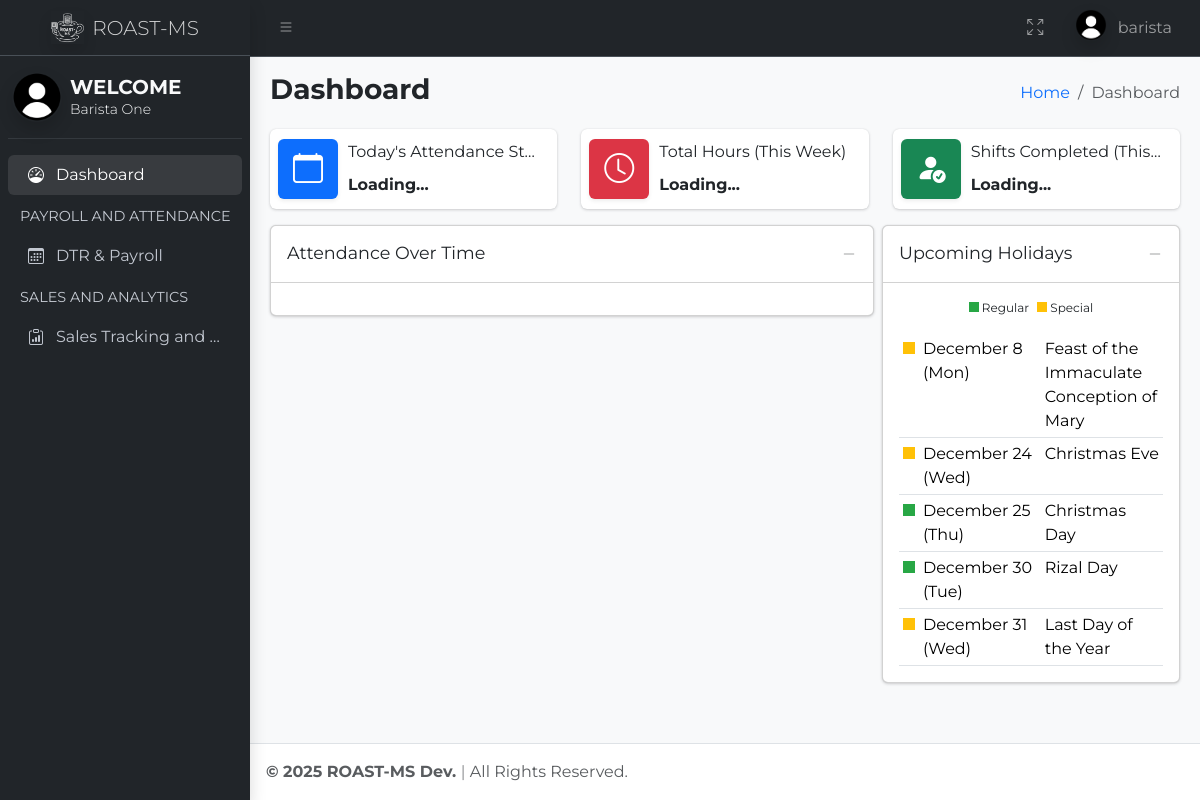
Page /pages/barista/dashboard.php (signed in) on the committed database.
### tables this page shows
CREATE TABLE `users` (
  `id` int(11) NOT NULL,
  `user_id` char(36) NOT NULL,
  `name` varchar(100) NOT NULL,
  `username` varchar(100) NOT NULL,
  `password` varchar(255) NOT NULL,
  `role` enum('Administrator','Manager','Barista') NOT NULL DEFAULT 'Barista',
  `created_at` timestamp NOT NULL DEFAULT current_timestamp(),
  `picture` varchar(255) DEFAULT '/roast-ms/assets/images/default-150x150.png'
);

CREATE TABLE `holidays` (
  `id` int(11) NOT NULL,
  `holiday_date` date NOT NULL,
  `holiday_name` varchar(255) NOT NULL,
  `holiday_type` enum('Regular','Special') NOT NULL
);

### auth.php (called while the page is built, shortened)
<?php
function getUsername() {
    return $_SESSION['username'] ?? null;
}
function getFullname() {
    return $_SESSION['name'] ?? null;
}
function userID() {
    return $_SESSION['uid'] ?? null;
}
?>

### pages/barista/dashboard.php (the view, shortened to what this page needs)
<?php
require_once $_SERVER['DOCUMENT_ROOT'] . '/roast-ms/auth.php';
$id = userID();
?>
<!DOCTYPE html>
<html lang="en">
<head>
  <link rel="stylesheet" href="https://cdn.jsdelivr.net/npm/overlayscrollbars@2.10.1/styles/overlayscrollbars.min.css"
 />
  <link rel="stylesheet" href="https://cdn.jsdelivr.net/npm/bootstrap-icons@1.11.3/font/bootstrap-icons.min.css"
 />
  <link rel="stylesheet" href="/roast-ms/assets/css/style.css" />
  <link rel="stylesheet" href="/roast-ms/assets/css/adminlte.css" />
  <link rel="stylesheet" href="https://cdn.jsdelivr.net/npm/apexcharts@3.37.1/dist/apexcharts.css"
 />
</head>
<body class="layout-fixed sidebar-expand-lg sidebar-mini bg-body-tertiary">
  <?php
  $query = $conn->prepare("SELECT picture FROM users WHERE user_id = ?");
  $query->bind_param("s", $id);
  $query->execute();
  $result = $query->get_result()->fetch_assoc();
  $picture = !empty($result['picture']) ? $result['picture'] : '/roast-ms/assets/images/default-150x150.png';
  ?>
  <div class="app-wrapper">
    <nav class="app-header navbar navbar-expand bg-dark" data-bs-theme="dark">
      <div class="container-fluid">
        <ul class="navbar-nav">
          <li class="nav-item">
            <a class="nav-link" data-lte-toggle="sidebar" href="#" role="button">
              <i class="bi bi-list"></i>
            </a>
          </li>
        </ul>
        <ul class="navbar-nav ms-auto">
          <li class="nav-item">
            <a class="nav-link" href="#" data-lte-toggle="fullscreen">
              <i data-lte-icon="maximize" class="bi bi-arrows-fullscreen"></i>
            </a>
          </li>
          <li class="nav-item dropdown user-menu">
            <a href="#" class="nav-link dropdown-toggle" data-bs-toggle="dropdown">
              <img src="<?php echo htmlspecialchars($picture); ?>" class="user-image rounded-circle shadow"
                alt="User" />
              <span class="d-none d-md-inline"><?php echo getUsername(); ?></span>
            </a>
          </li>
        </ul>
      </div>
    </nav>
    <aside class="app-sidebar bg-dark shadow" data-bs-theme="dark">
      <div class="sidebar-brand">
        <a href="dashboard.php" class="brand-link">
          <img src="/roast-ms/assets/images/logo.png" alt="Logo" class="brand-image opacity-75 shadow" />
          <span class="brand-text fw-light">ROAST-MS</span>
        </a>
      </div>
      <div class="sidebar-wrapper">
        <div class="user-panel py-2 d-flex align-items-center">
          <div class="image">
            <img width="50" src="<?php echo htmlspecialchars($picture); ?>" class="rounded-circle shadow ms-1 me-2"
              alt="User Image">
          </div>
          <div class="info">
            <a
              class="d-block nav-link text-light brand-text text-decoration-none overflow-hidden text-nowrap lh-1 fs-5 fw-bold">WELCOME<br><span
                class="fw-light fs-7"><?php echo getFullname(); ?></span></a>
          </div>
        </div>
        <hr class="text-secondary my-2">
        <nav class="mt-3">
          <ul class="nav sidebar-menu flex-column" data-lte-toggle="treeview" role="menu" data-accordion="false">
            <li class="nav-item">
              <a class="nav-link active">
                <i class="nav-icon bi bi-speedometer"></i>
                <p>Dashboard</p>
              </a>
            </li>
            <li class="nav-header">PAYROLL AND ATTENDANCE</li>
            <li class="nav-item">
              <a href="dtr.php" class="nav-link">
                <i class="nav-icon bi bi-calendar3"></i>
                <p>DTR & Payroll</p>
              </a>
            </li>
            <li class="nav-header">SALES AND ANALYTICS</li>
            <li class="nav-item">
              <a href="salestracking.php" class="nav-link">
                <i class="nav-icon bi bi-clipboard-data"></i>
                <p>Sales Tracking and Forecasting</p>
              </a>
            </li>
          </ul>
        </nav>
      </div>
    </aside>
    <main class="app-main">
      <div class="app-content-header">
        <div class="container-fluid">
          <div class="row">
            <div class="col-sm-6">
              <h3 class="mb-0 fw-bold">Dashboard</h3>
            </div>
            <div class="col-sm-6">
              <ol class="breadcrumb float-sm-end">
                <li class="breadcrumb-item"><a href="dashboard.php">Home</a></li>
                <li class="breadcrumb-item active" aria-current="page">Dashboard</li>
              </ol>
            </div>
          </div>
        </div>
      </div>
      <div class="app-content">
        <div class="container-fluid">
          <div class="row d-flex justify-content-center">
            <div class="col-12 col-sm-6 col-md-4">
              <div class="info-box d-flex align-items-center rounded">
                <span class="info-box-icon text-bg-primary shadow-sm d-flex align-items-center justify-content-center" style="width: 60px; height: 60px;">
                  <i class="bi bi-calendar"></i>
                </span>
                <div class="info-box-content flex-grow-1 text-truncate">
                  <span class="info-box-text">Today's Attendance Status</span>
                  <span class="info-box-number attendance-status text-truncate">Loading...</span>
                </div>
              </div>
            </div>
            <div class="col-12 col-sm-6 col-md-4">
              <div class="info-box d-flex align-items-center rounded">
                <span class="info-box-icon text-bg-danger shadow-sm d-flex align-items-center justify-content-center" style="width: 60px; height: 60px;">
                  <i class="bi bi-clock"></i>
                </span>
                <div class="info-box-content flex-grow-1 text-truncate">
                  <span class="info-box-text">Total Hours (This Week)</span>
                  <span class="info-box-number total-hours-week text-truncate">Loading...</span>
                </div>
              </div>
            </div>
            <div class="col-12 col-sm-6 col-md-4">
              <div class="info-box d-flex align-items-center rounded">
                <span class="info-box-icon text-bg-success shadow-sm d-flex align-items-center justify-content-center" style="width: 60px; height: 60px;">
                  <i class="bi bi-person-fill-check"></i>
                </span>
                <div class="info-box-content flex-grow-1 text-truncate">
                  <span class="info-box-text">Shifts Completed (This Month)</span>
                  <span class="info-box-number shifts-completed text-truncate">Loading...</span>
                </div>
              </div>
            </div>
          </div>
          <div class="row g-2">
            <div class="col-md-12 col-lg-8">
              <div class="card mb-3">
                <div class="card-header">
                  <h5 class="card-title">Attendance Over Time</h5>
                  <div class="card-tools">
                    <button type="button" class="btn btn-tool" data-lte-toggle="card-collapse">
                      <i data-lte-icon="collapse" class="bi bi-dash-lg"></i>
                    </button>
                  </div>
                </div>
                <div class="card-body">
                </div>
              </div>
            </div>
            <div class="col-md-12 col-lg-4">
              <div class="card mb-3">
                <div class="card-header">
                  <h5 class="card-title">Upcoming Holidays</h5>
                  <div class="card-tools">
                    <button type="button" class="btn btn-tool" data-lte-toggle="card-collapse">
                      <i data-lte-icon="collapse" class="bi bi-dash-lg"></i>
                    </button>
                  </div>
                </div>
                <div class="card-body">
                  <div class="row">
                    <small class="d-flex justify-content-center" style="font-size: 12px;">
                      <p class="me-2">
                        <span style="display:inline-block;width:10px;height:10px;background-color:#28a745;"></span> Regular
                      </p>
                      <p>
                        <span style="display:inline-block;width:10px;height:10px;background-color:#ffc107;"></span> Special
                      </p>
                    </small>
                  </div>
                  <table class="table table-sm table-hover mb-0">
                    <tbody>
                      <?php
                      $query = "SELECT holiday_date, holiday_name, holiday_type
                      FROM holidays
                      WHERE holiday_date >= CURDATE()
                      ORDER BY holiday_date ASC";
                      $result = $conn->query($query);
                      while ($row = $result->fetch_assoc()):
                        $date = date_create($row['holiday_date']);
                        $formatted_date = date_format($date, 'F j (D)');
                        $color = $row['holiday_type'] === 'Regular' ? '#28a745' : '#ffc107';
                      ?>
                        <tr>
                          <td>
                            <span style="display:inline-block;width:12px;height:12px;background-color:<?= $color ?>;"></span>
                          </td>
                          <td><?= htmlspecialchars($formatted_date) ?></td>
                          <td style="max-width:150px;" title="<?= htmlspecialchars($row['holiday_name']) ?>">
                            <?= htmlspecialchars($row['holiday_name']) ?>
                          </td>
                        </tr>
                      <?php endwhile; ?>
                    </tbody>
                  </table>
                </div>
              </div>
            </div>
          </div>
        </div>
      </div>
    </main>
    <footer class="app-footer">
      <strong>
        © <span id="year"></span> ROAST-MS Dev. <span class="fw-light">|</span>
      </strong>
      All Rights Reserved.
    </footer>
  </div>
</body>
</html>

### assets/css/style.css (style rules this page uses)
* { font-family: "Montserrat", serif; font-style: normal; scroll-behavior: smooth; }

### rows in the picture
users: picture (picture)
holidays: holiday_date "December 8 (Mon)", holiday_name "Feast of the Immaculate Conception of Mary"
holidays: holiday_date "December 24 (Wed)", holiday_name "Christmas Eve"
holidays: holiday_date "December 25 (Thu)", holiday_name "Christmas Day"
holidays: holiday_date "December 30 (Tue)", holiday_name "Rizal Day"
holidays: holiday_date "December 31 (Wed)", holiday_name "Last Day of the Year"

### other values in the picture
getUsername() "barista"
getFullname() "Barista One"
